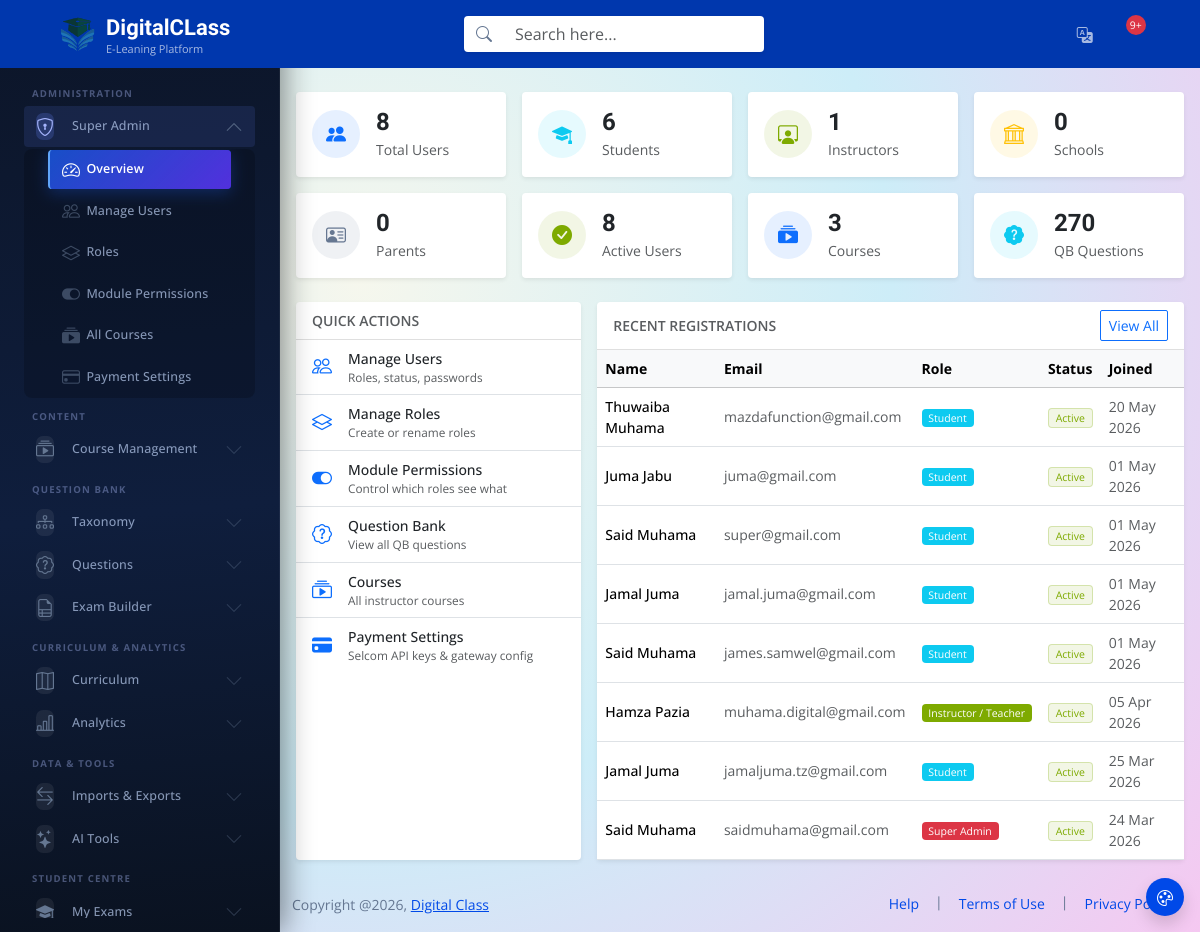
/data_files/?view=admin_dashboard (signed in), run on the app's committed database.
### tables this page shows
CREATE TABLE `tbl_all_users` (
  `id` int(11) NOT NULL AUTO_INCREMENT,
  `usr_code` varchar(200) NOT NULL,
  `first_name` varchar(200) DEFAULT NULL,
  `last_name` varchar(200) DEFAULT NULL,
  `email_address` varchar(200) DEFAULT NULL,
  `phone_number` varchar(200) DEFAULT NULL,
  `user_role` varchar(200) DEFAULT NULL,
  `user_password` varchar(200) DEFAULT NULL,
  `created_at` datetime DEFAULT current_timestamp(),
  `user_status` enum('Active','Inactive') DEFAULT 'Active',
  `signup_success` varchar(200) NOT NULL DEFAULT 'Incomplete',
  `reset_token` varchar(255) DEFAULT NULL,
  `token_expiry` datetime DEFAULT NULL,
  `totp_secret` varchar(64) DEFAULT NULL,
  `totp_enabled` tinyint(1) NOT NULL DEFAULT 0,
  PRIMARY KEY (`id`),
  UNIQUE KEY `usr_code` (`usr_code`)
);

CREATE TABLE `tbl_user_roles` (
  `id` int(11) NOT NULL AUTO_INCREMENT,
  `role_title` varchar(200) DEFAULT NULL,
  PRIMARY KEY (`id`)
);

### data_files/pages/admin_dashboard.php (the view, shortened to what this page needs)
<?php
$stats = $db->query("
    SELECT
        COUNT(*)                                                AS total,
        SUM(user_role = 1)                                     AS students,
        SUM(user_role = 2)                                     AS parents,
        SUM(user_role = 3)                                     AS instructors,
        SUM(user_role = 4)                                     AS schools,
        SUM(user_status = 'Active')                            AS active,
        SUM(user_status = 'Inactive')                          AS inactive
    FROM tbl_all_users
")->fetch_assoc();
$total_courses  = $db->query("SELECT COUNT(*) AS c FROM tbl_courses WHERE deleted_at IS NULL")->fetch_assoc()['c'];
$total_questions = $db->query("SELECT COUNT(*) AS c FROM qb_questions")->fetch_assoc()['c'];
$recent = $db->query("
    SELECT u.first_name, u.last_name, u.email_address, u.user_role, u.user_status, u.created_at,
           r.role_title
    FROM tbl_all_users u
    LEFT JOIN tbl_user_roles r ON r.id = u.user_role
    ORDER BY u.created_at DESC LIMIT 10
")->fetch_all(MYSQLI_ASSOC);
?>
<div class="container-fluid px-3 py-3">
  <div class="d-flex align-items-center justify-content-between mb-4 flex-wrap gap-2">
    <div>
      <h5 class="fw-semibold mb-1"><i class="bi bi-shield-lock-fill text-primary me-2"></i>Super Admin</h5>
      <small class="text-muted">System-wide overview and management console</small>
    </div>
    <a href="?view=admin_users" class="btn btn-primary btn-sm">
    </a>
  </div>
  <div class="row g-3 mb-4">
    <?php
    $cards = [
      ['icon'=>'bi-people-fill',       'color'=>'primary', 'val'=>$stats['total'],       'lbl'=>'Total Users'],
      ['icon'=>'bi-mortarboard-fill',   'color'=>'info',    'val'=>$stats['students'],    'lbl'=>'Students'],
      ['icon'=>'bi-person-workspace',   'color'=>'success', 'val'=>$stats['instructors'], 'lbl'=>'Instructors'],
      ['icon'=>'bi-bank',               'color'=>'warning', 'val'=>$stats['schools'],     'lbl'=>'Schools'],
      ['icon'=>'bi-person-vcard',       'color'=>'secondary','val'=>$stats['parents'],    'lbl'=>'Parents'],
      ['icon'=>'bi-check-circle-fill',  'color'=>'success', 'val'=>$stats['active'],      'lbl'=>'Active Users'],
      ['icon'=>'bi-collection-play-fill','color'=>'primary', 'val'=>$total_courses,       'lbl'=>'Courses'],
      ['icon'=>'bi-patch-question-fill', 'color'=>'info',   'val'=>$total_questions,      'lbl'=>'QB Questions'],
    ];
    foreach ($cards as $c): ?>
    <div class="col-6 col-md-3">
      <div class="card border-0 shadow-sm h-100">
        <div class="card-body d-flex align-items-center gap-3 py-3">
          <div class="rounded-circle bg-<?= $c['color'] ?> bg-opacity-10 d-flex align-items-center justify-content-center flex-shrink-0" style="width:48px;height:48px">
            <i class="bi <?= $c['icon'] ?> text-<?= $c['color'] ?> fs-5"></i>
          </div>
          <div>
            <div class="h4 fw-bold mb-0"><?= number_format((int)$c['val']) ?></div>
            <small class="text-muted"><?= $c['lbl'] ?></small>
          </div>
        </div>
      </div>
    </div>
    <?php endforeach; ?>
  </div>
  <div class="row g-3">
    <div class="col-12 col-md-4">
      <div class="card border-0 shadow-sm h-100">
        <div class="card-header bg-transparent fw-semibold py-2 small text-uppercase text-muted">Quick Actions</div>
        <div class="list-group list-group-flush">
          <?php $links = [
            ['?view=admin_users',       'bi-people',           'Manage Users',       'Roles, status, passwords'],
            ['?view=admin_roles',        'bi-layers',           'Manage Roles',       'Create or rename roles'],
            ['?view=admin_permissions',  'bi-toggle-on',        'Module Permissions', 'Control which roles see what'],
            ['?view=qb_all_questions',   'bi-patch-question',   'Question Bank',      'View all QB questions'],
            ['?view=my_courses_online_contents_list_view','bi-collection-play','Courses','All instructor courses'],
            ['?view=admin_payment_settings','bi-credit-card-fill','Payment Settings','Selcom API keys & gateway config'],
          ];
          foreach ($links as [$href,$icon,$title,$sub]): ?>
          <a href="<?= $href ?>" class="list-group-item list-group-item-action d-flex align-items-center gap-3 py-2 px-3">
            <i class="bi <?= $icon ?> text-primary fs-5 flex-shrink-0"></i>
            <div>
              <div class="fw-medium small"><?= $title ?></div>
              <div class="text-muted" style="font-size:.74rem"><?= $sub ?></div>
            </div>
          </a>
          <?php endforeach; ?>
        </div>
      </div>
    </div>
    <div class="col-12 col-md-8">
      <div class="card border-0 shadow-sm">
        <div class="card-header bg-transparent d-flex justify-content-between align-items-center py-2">
          <span class="fw-semibold small text-uppercase text-muted">Recent Registrations</span>
          <a href="?view=admin_users" class="btn btn-sm btn-outline-primary">View All</a>
        </div>
        <div class="table-responsive">
          <table class="table table-hover align-middle mb-0 small">
            <thead class="table-light">
              <tr><th>Name</th><th>Email</th><th>Role</th><th>Status</th><th>Joined</th></tr>
            </thead>
            <tbody>
              <?php foreach ($recent as $u):
                $sc = match($u['user_role']) {'1'=>'info','3'=>'success','4'=>'warning','5'=>'danger',default=>'secondary'};
              ?>
              <tr>
                <td class="fw-medium"><?= htmlspecialchars($u['first_name'].' '.$u['last_name']) ?></td>
                <td class="text-muted"><?= htmlspecialchars($u['email_address']) ?></td>
                <td><span class="badge bg-<?= $sc ?> bg-opacity-85 text-white"><?= htmlspecialchars($u['role_title'] ?? '—') ?></span></td>
                <td>
                  <span class="badge bg-<?= $u['user_status']==='Active'?'success':'danger' ?> bg-opacity-10 text-<?= $u['user_status']==='Active'?'success':'danger' ?> border border-<?= $u['user_status']==='Active'?'success':'danger' ?> border-opacity-25">
                    <?= $u['user_status'] ?>
                  </span>
                </td>
                <td class="text-muted"><?= date('d M Y', strtotime($u['created_at'])) ?></td>
              </tr>
              <?php endforeach; ?>
            </tbody>
          </table>
        </div>
      </div>
    </div>
  </div>
</div>

### assets/css/custom.css (style rules this page uses)
:root { --plyr-color-main: #0037ad; --plyr-audio-controls-background: #111827; --plyr-audio-control-color: #e2e8f0; --plyr-audio-control-color-hover: #0037ad; --plyr-range-fill-background: #0037ad; --plyr-range-track-background: rgba(255, 255, 255, 0.12); --plyr-audio-progress-buffered-background: rgba(0, 55, 173, 0.25); --plyr-range-thumb-background: #0037ad; --plyr-range-thumb-shadow: 0 1px 2px rgba(0, 55, 173, 0.2), 0 0 0 1px rgba(0, 55, 173, 0.25); --plyr-font-family: 'Open Sans', -apple-system, BlinkMacSystemFont, 'Segoe UI', sans-serif; --plyr-font-size-base: 14px; --plyr-font-size-small: 12px; --plyr-font-size-large: 16px; --plyr-font-weight-regular: 400; --plyr-font-weight-bold: 600; }

### assets/css/dcm-system.css (style rules this page uses)
:root { --dcm-brand-from: #1a4fc4; --dcm-brand-to: #6d28d9; --dcm-amber-from: #f59e0b; --dcm-amber-to: #d97706; --dcm-success-from: #059669; --dcm-success-to: #0d9488; --dcm-danger-from: #dc2626; --dcm-danger-to: #9f1239; --dcm-modal-radius: 20px; --dcm-modal-shadow: 0 40px 100px rgba(0,0,0,.42), 0 8px 30px rgba(0,0,0,.18); --dcm-backdrop-bg: rgba(10, 18, 42, 0.65); --dcm-surface: #ffffff; --dcm-surface-2: #f8fafc; --dcm-border: #e8edf4; --dcm-text: #0f172a; --dcm-muted: #64748b; --dcm-spring: cubic-bezier(0.16, 1, 0.3, 1); }

### data_files/index.php (style rules this page uses)
:root { --adminuiux-content-font: "Open Sans", sans-serif; --adminuiux-content-font-weight: 400; --adminuiux-title-font: "SUSE", sans-serif; --adminuiux-title-font-weight: 600 }

### data on the page
tbl_all_users: first_name+last_name "Thuwaiba Muhama", email_address "mazdafunction@gmail.com", tbl_user_roles.role_title "Student", user_status "Active", created_at "20 May 2026"
tbl_all_users: first_name+last_name "Juma Jabu", email_address "juma@gmail.com", tbl_user_roles.role_title "Student", user_status "Active", created_at "01 May 2026"
tbl_all_users: first_name+last_name "Said Muhama", email_address "super@gmail.com", tbl_user_roles.role_title "Student", user_status "Active", created_at "01 May 2026"
tbl_all_users: first_name+last_name "Jamal Juma", email_address "jamal.juma@gmail.com", tbl_user_roles.role_title "Student", user_status "Active", created_at "01 May 2026"
tbl_all_users: first_name+last_name "Said Muhama", email_address "james.samwel@gmail.com", tbl_user_roles.role_title "Student", user_status "Active", created_at "01 May 2026"
tbl_all_users: first_name+last_name "Hamza Pazia", email_address "muhama.digital@gmail.com", tbl_user_roles.role_title "Instructor / Teacher", user_status "Active", created_at "05 Apr 2026"
tbl_all_users: first_name+last_name "Jamal Juma", email_address "jamaljuma.tz@gmail.com", tbl_user_roles.role_title "Student", user_status "Active", created_at "25 Mar 2026"
tbl_all_users: first_name+last_name "Said Muhama", email_address "saidmuhama@gmail.com", tbl_user_roles.role_title "Super Admin", user_status "Active", created_at "24 Mar 2026"

### other printed values
$c['val'] "8"
$c['lbl'] "Total Users"
$c['val'] "6"
$c['lbl'] "Students"
$c['val'] "1"
$c['lbl'] "Instructors"
$c['val'] "0"
$c['lbl'] "Schools"
$c['lbl'] "Parents"
$c['lbl'] "Active Users"
$c['val'] "3"
$c['lbl'] "Courses"
$c['val'] "270"
$c['lbl'] "QB Questions"
$title "Manage Users"
